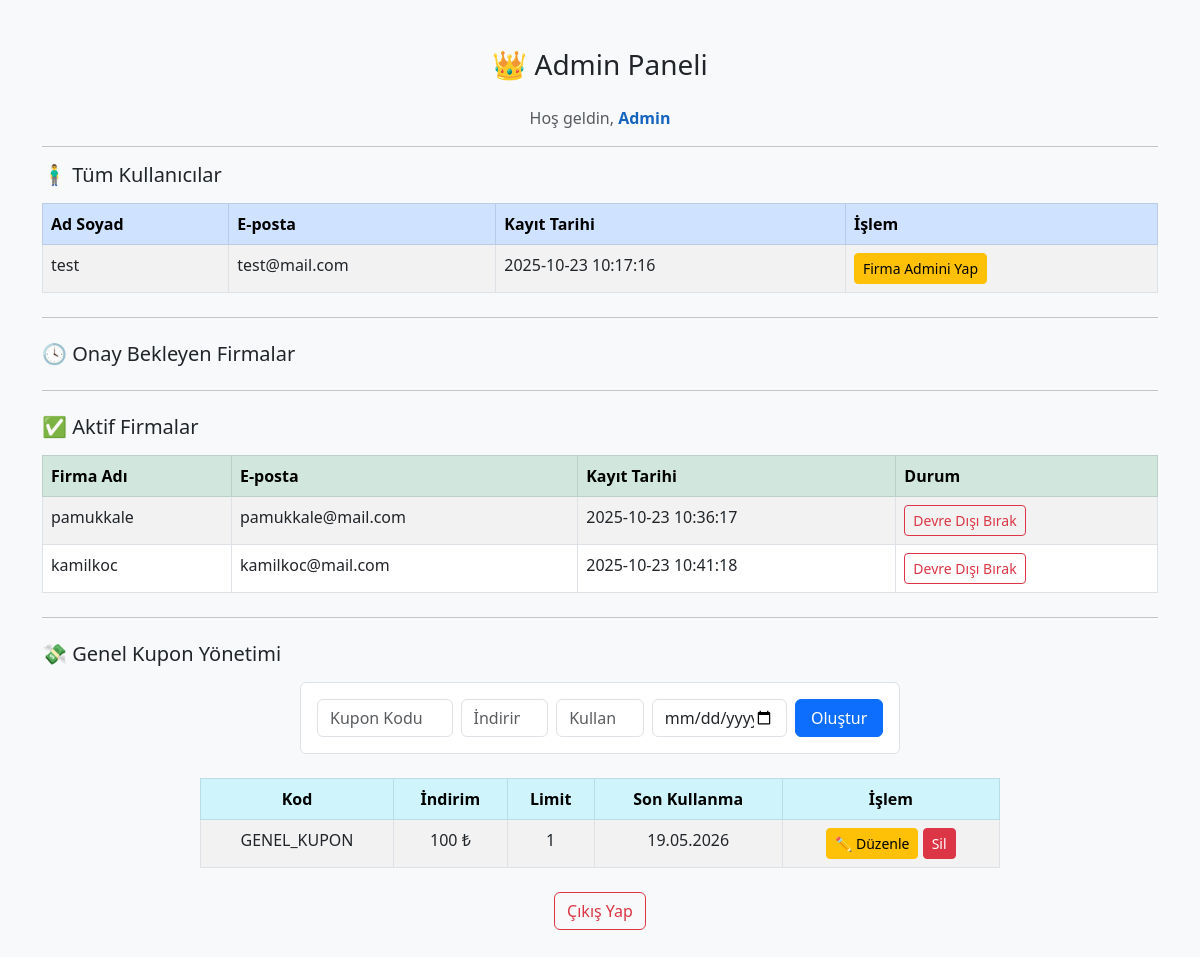
/admin_panel.php (signed in), run on the app's committed database.
### tables this page shows
CREATE TABLE users (
        id TEXT PRIMARY KEY,  -- UUID
        full_name TEXT NOT NULL,
        email TEXT NOT NULL UNIQUE,
        role TEXT NOT NULL CHECK(role IN ('user', 'company', 'admin')),
        password TEXT NOT NULL,
        company_id TEXT,  -- UUID (nullable)
        balance INTEGER DEFAULT 800,
        status TEXT NOT NULL DEFAULT 'active' CHECK(status IN ('active', 'pending', 'banned')),
        created_at TEXT DEFAULT CURRENT_TIMESTAMP,
        FOREIGN KEY (company_id) REFERENCES bus_companies(id) ON DELETE SET NULL
    );

CREATE TABLE bus_companies (
        id TEXT PRIMARY KEY,        -- UUID
        name TEXT NOT NULL UNIQUE,
        logo_path TEXT,
        created_at TEXT DEFAULT CURRENT_TIMESTAMP
    );

CREATE TABLE coupons (
        id TEXT PRIMARY KEY,        -- UUID
        code TEXT NOT NULL UNIQUE,
        discount REAL NOT NULL,
        company_id TEXT,
        usage_limit INTEGER NOT NULL,
        expire_date TEXT NOT NULL,
        created_at TEXT DEFAULT CURRENT_TIMESTAMP,
        FOREIGN KEY (company_id) REFERENCES bus_companies(id) ON DELETE CASCADE
    );

### admin_panel.php (the view, shortened to what this page needs)
<?php
$adminName = htmlspecialchars($_SESSION['user']['full_name'] ?? 'Admin', ENT_QUOTES, 'UTF-8');
$db = new PDO('sqlite:' . __DIR__ . '/database/database.sqlite');
$db->setAttribute(PDO::ATTR_ERRMODE, PDO::ERRMODE_EXCEPTION);
$db->exec('PRAGMA foreign_keys = ON;');
function e($str): string {
    return htmlspecialchars((string)$str, ENT_QUOTES, 'UTF-8');
}
$activeCompanies = $db->query("
    SELECT u.id, u.full_name, u.email, b.name AS company_name, b.created_at
    FROM users u JOIN bus_companies b ON u.company_id = b.id
    WHERE u.role = 'company' AND u.status = 'active'
")->fetchAll(PDO::FETCH_ASSOC);
$globalCoupons = $db->query("
    SELECT * FROM coupons WHERE company_id IS NULL ORDER BY expire_date
")->fetchAll(PDO::FETCH_ASSOC);
$users = $db->query("
    SELECT id, full_name, email, created_at FROM users WHERE role = 'user'
")->fetchAll(PDO::FETCH_ASSOC);
?>
<!DOCTYPE html>
<html lang="tr">
<head>
<link href="https://cdn.jsdelivr.net/npm/bootstrap@5.3.0/dist/css/bootstrap.min.css" rel="stylesheet">
</head>
<body class="bg-light">
<div class="container mt-5 mb-5">
    <h3 class="text-center mb-4">👑 Admin Paneli</h3>
    <p class="text-center text-muted">
        Hoş geldin, <strong style="color:#1565c0;"><?= $adminName ?></strong>
    </p>
    <hr>
    <h5 class="mb-3">🧍‍♂️ Tüm Kullanıcılar</h5>
    <?php if ($users): ?>
        <table class="table table-bordered table-striped">
            <thead class="table-primary">
                <tr><th>Ad Soyad</th><th>E-posta</th><th>Kayıt Tarihi</th><th>İşlem</th></tr>
            </thead>
            <tbody>
                <?php foreach ($users as $u): ?>
                <tr>
                    <td><?= e($u['full_name']) ?></td>
                    <td><?= e($u['email']) ?></td>
                    <td><?= e($u['created_at']) ?></td>
                    <td>
                        <form method="post" class="d-inline">
                            <button type="submit" class="btn btn-warning btn-sm">Firma Admini Yap</button>
                        </form>
                    </td>
                </tr>
                <?php endforeach; ?>
            </tbody>
        </table>
    <?php endif; ?>
    <hr class="my-4">
    <h5 class="mb-3">🕓 Onay Bekleyen Firmalar</h5>
    <hr class="my-4">
    <h5 class="mb-3">✅ Aktif Firmalar</h5>
    <?php if ($activeCompanies): ?>
        <table class="table table-bordered table-striped">
            <thead class="table-success">
                <tr><th>Firma Adı</th><th>E-posta</th><th>Kayıt Tarihi</th><th>Durum</th></tr>
            </thead>
            <tbody>
                <?php foreach ($activeCompanies as $company): ?>
                <tr>
                    <td><?= e($company['company_name']) ?></td>
                    <td><?= e($company['email']) ?></td>
                    <td><?= e($company['created_at']) ?></td>
                    <td>
                        <form method="post" class="d-inline">
                            <button type="submit" name="disable_company" class="btn btn-outline-danger btn-sm">Devre Dışı Bırak</button>
                        </form>
                    </td>
                </tr>
                <?php endforeach; ?>
            </tbody>
        </table>
    <?php endif; ?>
    <?php
$editCoupon = null;
$globalCoupons = $db->query("
    SELECT * FROM coupons WHERE company_id IS NULL ORDER BY expire_date
")->fetchAll(PDO::FETCH_ASSOC);
?>
<hr class="my-4">
<h5 class="mb-3">💸 Genel Kupon Yönetimi</h5>
<form method="post" class="mb-4 p-3 border rounded bg-white" style="max-width:600px;margin:auto;">
    <div class="row g-2">
        <div class="col-md-3">
            <input type="text" name="coupon_code" class="form-control" placeholder="Kupon Kodu"
                   value="<?= $editCoupon ? e($editCoupon['code']) : '' ?>" required>
        </div>
        <div class="col-md-2">
            <input type="number" name="discount" step="0.1" class="form-control" placeholder="İndirim (₺)"
                   value="<?= $editCoupon ? e($editCoupon['discount']) : '' ?>" required>
        </div>
        <div class="col-md-2">
            <input type="number" name="usage_limit" class="form-control" placeholder="Kullanım"
                   value="<?= $editCoupon ? e($editCoupon['usage_limit']) : '' ?>" required>
        </div>
        <div class="col-md-3">
            <input type="date" name="expire_date" class="form-control"
                   value="<?= $editCoupon ? e($editCoupon['expire_date']) : '' ?>" required>
        </div>
        <div class="col-md-2">
            <button type="submit" class="btn btn-primary w-100">
                <?= $editCoupon ? 'Güncelle' : 'Oluştur' ?>
            </button>
        </div>
    </div>
</form>
<?php if ($globalCoupons): ?>
<table class="table table-bordered table-striped text-center" style="max-width:800px;margin:auto;">
    <thead class="table-info">
        <tr>
            <th>Kod</th>
            <th>İndirim</th>
            <th>Limit</th>
            <th>Son Kullanma</th>
            <th>İşlem</th>
        </tr>
    </thead>
    <tbody>
        <?php foreach ($globalCoupons as $c): ?>
        <tr>
            <td><?= e($c['code']) ?></td>
            <td><?= e($c['discount']) ?> ₺</td>
            <td><?= e($c['usage_limit']) ?></td>
            <td><?= e(date('d.m.Y', strtotime($c['expire_date']))) ?></td>
            <td>
                <a href="?edit_coupon=<?= e($c['id']) ?>" class="btn btn-warning btn-sm">✏️ Düzenle</a>
                <form method="post" class="d-inline" onsubmit="return confirm('Kupon silinsin mi?');">
                    <button type="submit" class="btn btn-danger btn-sm">Sil</button>
                </form>
            </td>
        </tr>
        <?php endforeach; ?>
    </tbody>
</table>
<?php else: ?>
    <p class="text-center text-muted">Henüz genel kupon bulunmuyor.</p>
<?php endif; ?>
    <div class="text-center mt-4">
        <a href="logout.php" class="btn btn-outline-danger">Çıkış Yap</a>
    </div>
</div>
</body>
</html>

### data on the page
users: full_name "test", email "test@mail.com", created_at "2025-10-23 10:17:16"
users: company.name "pamukkale", email "pamukkale@mail.com", company.created_at "2025-10-23 10:36:17"
users: company.name "kamilkoc", email "kamilkoc@mail.com", company.created_at "2025-10-23 10:41:18"
coupons: code "GENEL_KUPON", discount "100", usage_limit "1", expire_date "19.05.2026"

### other printed values
$adminName "Admin"
